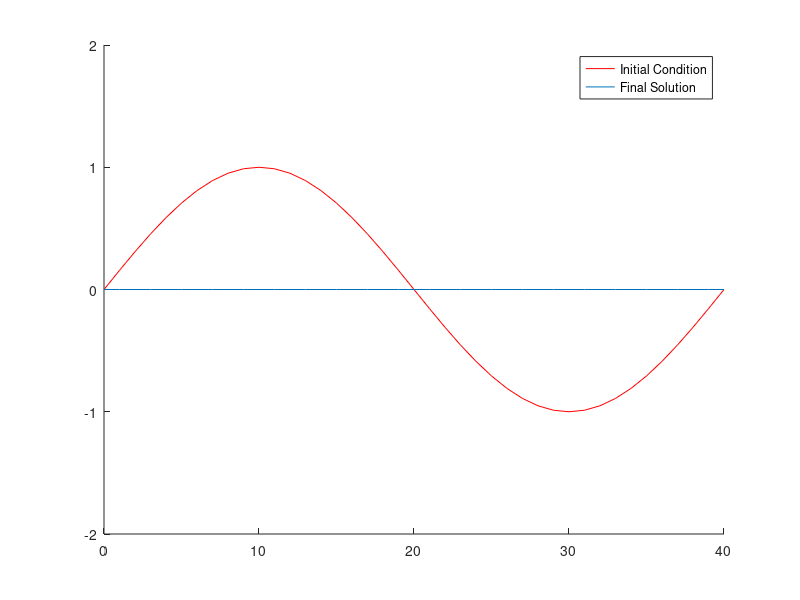
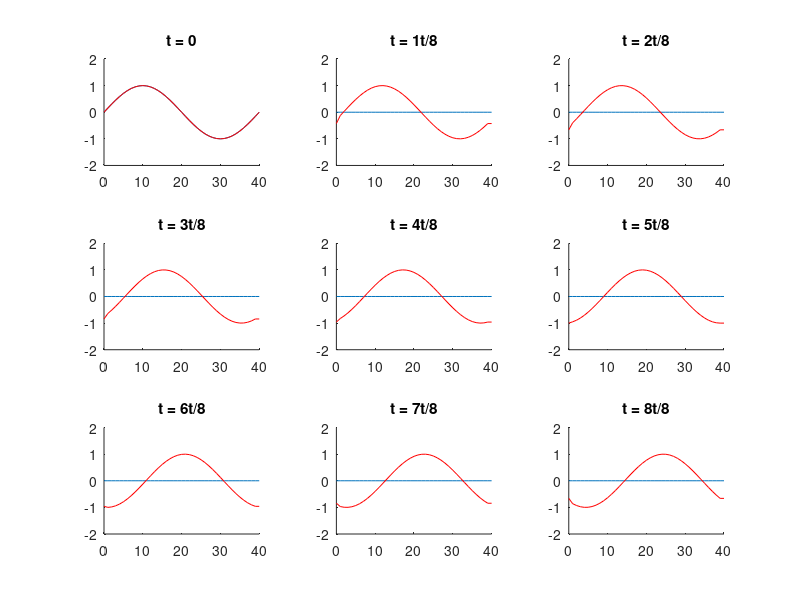

The MATLAB script that drew these images, in order: (Note: this script raises an error after producing the figures.)
%==================================================================================
%                              Advection equation
%==================================================================================
% This program solves the advection without forcing numerically. From the 
% reference, the advection equation is:
%         du/dt + c(du/dx) = 0
%
%----------------------------------------------------------------------------------
%
% @creator: Fuqing Zhang
% @updated: Michael Kevin Hernandez
% @version: 2.0.0
% @date   : 23 Sept. 2009 
%
%----------------------------------------------------------------------------------
% Version 2.0.0:
%   This version has the advection formula solved under the upstream in
%   space forward in time, Leap Frog, and Runge Kutta O(3) Schemes.  
% 
%==================================================================================

  clear all;         % clean up graphic and memory

%
%% Defintion of key parameters
% 
%% Compare the difference between these two schemes for dx=250, 2500 
%% and dt=50, 100, 200
%
  
  L = 100000;         % The length of the domain in meters
  T = 3600  ;         % Total integration time in seconds
  c = 10    ;         % Constant advection speed in m/s

  dx = 2500 ;         % Grid spacing in meters
  dt = 50 ;           % Time step in seconds
  cfl = c*dt/dx;      % Courant number, CFL criteria needs cfl < 1

  II = L/dx +1;       % Total grid points in x direction
  TT = T/dt +1;       % Total time steps of integration



%
%% Initialize the 2-D matrix of U with 0s
%

  U(TT, II)     = 0.;
  diff(TT,II)   = 0.;
  Ustar(TT,II)  = 0.;
  U2star(TT,II) = 0.;
  Usln(TT,II)   = 0.;
   
%
%% Define inititial conditions of U
%

 scheme = input('Type (1) Discretized, (2) Upstream, (3) Runge-Kutta, (4) Leap Frog = ');
    
  for i = 1:1:II 
      U(1, i)      = sin( 2*(i-1)*dx*pi/L );   % a sin wave with one full wavelength
      Ustar(1, i)  = sin( 2*(i-1)*dx*pi/L );
      U2star(1, i) = sin( 2*(i-1)*dx*pi/L );
  end
  

%
%% Periodic boundary condition is used which means U(t,0) = u(t, L) is true for all t
%
%% Discretize the PDE using forward in time and centered in space scheme; however,
%% this scheme is always unstable which means the wave amplitude will increase 
%% indefintely as time goes on even if cfl<1.
%


%
%% Numerical integration or prediction
%

  for t = 1:TT-1                                                     % start time integration
    for i = 2 : II-1                                                 % loop over grid points in space
      Usln(t+1,i) = sin( 2*((i-1)*dx-c*t*dt)*pi/L);  
      if (scheme == 1)
          U(t+1,i) = U(t,i) - (cfl/2) * ( U(t,i+1) - U(t,i-1)  );    % solving with the discretized equation
          diff(t+1,i) = sqrt((Usln(t+1,i)-U(t+1,i))^2);
      elseif (scheme == 2)
          U(t+1,i) = U(t,i) - (cfl)   * ( U(t,i)   - U(t,i-1)  );    %% Forward in time, upsrteam in space
          diff(t+1,i) = sqrt((Usln(t+1,i)-U(t+1,i))^2);
      elseif (scheme == 3)
          % Runge-Kutta O(3) from <http://cires.colorado.edu/science/groups/pielke/classes/at7500/wrfarw.pdf>
          % U*(t+1,i) = U(t,i) - (cfl/3) *(0.5*(U(t,i+1)+U(t,i))-0.5*(U(t,i-1)+U(t,i)))
          % U**(t+1,i)= U(t,i) - (cfl/2) *(0.5*(U*(t,i+1)+U*(t,i))-0.5*(U*(t,i-1)+U*(t,i)))
          % U(t+1,i)  = U(t,i) - (cfl)   *(0.5*(U**(t,i+1)+U*(t,i))-0.5**(U*(t,i-1)+U*(t,i)))
          Ustar(t+1,i) = U(t,i) - (cfl/3) *(0.5*(U(t,i+1)+U(t,i))-0.5*(U(t,i-1)+U(t,i)));         
          U2star(t+1,i)= U(t,i) - (cfl/2) *(0.5*(Ustar(t,i+1)+Ustar(t,i))-0.5*(Ustar(t,i-1)+Ustar(t,i)));
          U(t+1,i)     = U(t,i) - (cfl)   *(0.5*(U2star(t,i+1)+U2star(t,i))-0.5*(U2star(t,i-1)+U2star(t,i)));
          diff(t+1,i) = sqrt((Usln(t+1,i)-U(t+1,i))^2);
      else
      end
    end                                                              % end loop for space grid points

    if (scheme == 1)
      U(t+1,1) = U(t,1) - (cfl/2) * ( U(t,2)   - U(t,II-1) );        % with periodic B.C., U(t,2) is equivalent to U(t,II+1)
      U(t+1,II) = U(t+1, 1);                                         % apply periodic B.C. for the end point II;
    elseif (scheme == 2)
      U(t+1,1) =  U(t,1) - (cfl)  *  ( U(t,2)   - U(t,II-1) );       % with periodic B.C., U(t,2) is equivalent to U(t,II+1)
      U(t+1,II) = U(t+1, 1);                                         % apply periodic B.C. for the end point II;                                                                 %% Forward in time, upsrteam in space
    elseif (scheme == 3) 
      Ustar(t+1,1)  = U(t,i) - cfl/3*(0.5*(U(t,i+1)+U(t,i))-0.5*(U(t,i-1)+U(t,i)));        
      U2star(t+1,1) = U(t,i) - cfl/2*(0.5*(Ustar(t,i+1)+Ustar(t,i))-0.5*(Ustar(t,i-1)+Ustar(t,i)));
      U(t+1,1)      = U(t,i) - cfl*  (0.5*(U2star(t,i+1)+U2star(t,i))-0.5*(U2star(t,i-1)+U2star(t,i)));   
      Ustar(t+1,II) = U(t,i) - cfl/3*(0.5*(U(t,i+1)+U(t,i))-0.5*(U(t,i-1)+U(t,i)));   
      U2star(t+1,II)= U(t,i) - cfl/2*(0.5*(Ustar(t,i+1)+Ustar(t,i))-0.5*(Ustar(t,i-1)+Ustar(t,i)));
      U(t+1,II)     = U(t,i) - cfl*  (0.5*(U2star(t,i+1)+U2star(t,i))-0.5*(U2star(t,i-1)+U2star(t,i)));  
    else
    end
 
      Usln(t+1,1) = sin( 2*((i-1)*dx-c*t*dt)*pi/L);  
      Usln(t+1,II) = sin( 2*((i-1)*dx-c*t*dt)*pi/L);             % end loop for time integration
      diff(t+1,1) = sqrt((Usln(t+1,1)-U(t+1,1))^2);
      diff(t+1,II) = sqrt((Usln(t+1,II)-U(t+1,II))^2);
  end

if (scheme == 4)
U(1,i)   = sin( 2*(i-1)*dx*pi/L );                                %% IC to set the U(1,i)

  for t = 2:TT-1                                                  % start time integration
    for i = 2 : II-1                                              % loop over grid points in space
       U(t+1,i) = U(t-1,i) - (cfl) * ( U(t,i+1) - U(t,i-1)  );    %% Leap Frog
       diff(t+1,i) = sqrt((Usln(t+1,i)-U(t+1,i))^2);
    end

    
    U(t+1,1) = U(t-1,i) - (cfl) * ( U(t,i+1) - U(t,i-1)  );       % with periodic B.C., U(t,2) is equivalent to U(t,II+1)
    U(t+1,II) = U(t+1, 1);                                        % apply periodic B.C. for the end point II;
    diff(t+1,1) = sqrt((Usln(t+1,1)-U(t+1,1))^2);
    diff(t+1,II) = sqrt((Usln(t+1,II)-U(t+1,II))^2);
  end 
else
end
%
%% Plot the initial conditions and final solution of U on the same graphics
%

  figure(1);clf; axis([0  40  -2  2]); hold on;
                 plot( 0:1:II-1, U(1,:),'r' ); hold on;              % I.C.
                 plot( 0:1:II-1, U(TT,:)); hold on;                  % Final solution
                 legend ('Initial Condition','Final Solution');
                 if (scheme == 1)
                    title('Discretized Scheme');
                 elseif (scheme == 2)
                    title('Forward in Time & Upstream in Space Scheme');     
                 elseif (scheme == 3)
                    title('Runge-Kutta O(3) Scheme'); 
                 elseif (scheme == 4)
                    title('Leap Frog Scheme'); 
                 else
                 end

  PT = (TT-1)/8;                                                    % plot the solution at selected time steps with 
                                                                    % different panels

  figure(2);clf;
                 subplot(3,3,1); axis([0  40  -2  2]); hold on;
                 plot(0:1:II-1, U(0*PT+1,:)); hold on;       % 0   (I.C.)
                 plot(0:1:II-1, U(0*PT+1,:),'r'); title 't = 0';
                 subplot(3,3,2); axis([0  40  -2  2]); hold on;
                 plot(0:1:II-1, U(1*PT+1,:)); hold on;       % 1T/8  
                 plot(0:1:II-1, Usln(1*PT+1,:),'r'); title 't = 1t/8';
                 subplot(3,3,3); axis([0  40  -2  2]); hold on;
                 plot(0:1:II-1, U(2*PT+1,:)); hold on;       % 2T/8
                 plot(0:1:II-1, Usln(2*PT+1,:),'r');title 't = 2t/8';
                 subplot(3,3,4); axis([0  40  -2  2]); hold on;
                 plot(0:1:II-1, U(3*PT+1,:));  hold on;      % 3T/8
                 plot(0:1:II-1, Usln(3*PT+1,:),'r');title 't = 3t/8';
                 subplot(3,3,5); axis([0  40  -2  2]); hold on;
                 plot(0:1:II-1, U(4*PT+1,:)); hold on;       % 4T/8
                 plot(0:1:II-1, Usln(4*PT+1,:),'r');title 't = 4t/8';
                 subplot(3,3,6); axis([0  40  -2  2]); hold on;
                 plot(0:1:II-1, U(5*PT+1,:)); hold on;       % 5T/8
                 plot(0:1:II-1, Usln(5*PT+1,:),'r');title 't = 5t/8';
                 subplot(3,3,7); axis([0  40  -2  2]); hold on;
                 plot(0:1:II-1, U(6*PT+1,:)); hold on;       % 6T/8
                 plot(0:1:II-1, Usln(6*PT+1,:),'r');title 't = 6t/8';
                 subplot(3,3,8); axis([0  40  -2  2]); hold on;
                 plot(0:1:II-1, U(7*PT+1,:)); hold on;       % 7T/8
                 plot(0:1:II-1, Usln(7*PT+1,:),'r');title 't = 7t/8';
                 subplot(3,3,9); axis([0  40  -2  2]); hold on;
                 plot(0:1:II-1, U(8*PT+1,:)); hold on;       % 8T/8
                 plot(0:1:II-1, Usln(8*PT+1,:),'r');title 't = 8t/8';
                 legend ('Forecast','Truth',4);  
 
  figure(3);clf;
                 subplot(3,3,1); plot(0:1:II-1, diff(0*PT+1,:)); hold on;       % 0   (I.C.)
                 title 't = 0';
                 subplot(3,3,2); plot(0:1:II-1, diff(1*PT+1,:)); hold on;       % 1T/8  
                 title 't = 1t/8';
                 subplot(3,3,3); plot(0:1:II-1, diff(2*PT+1,:)); hold on;       % 2T/8
                 title 't = 2t/8';
                 subplot(3,3,4); plot(0:1:II-1, diff(3*PT+1,:));  hold on;      % 3T/8
                 title 't = 3t/8';
                 subplot(3,3,5); plot(0:1:II-1, diff(4*PT+1,:)); hold on;       % 4T/8
                 title 't = 4t/8';
                 subplot(3,3,6); plot(0:1:II-1, diff(5*PT+1,:)); hold on;       % 5T/8
                 title 't = 5t/8';
                 subplot(3,3,7); plot(0:1:II-1, diff(6*PT+1,:)); hold on;       % 6T/8
                 title 't = 6t/8';
                 subplot(3,3,8); plot(0:1:II-1, diff(7*PT+1,:)); hold on;       % 7T/8
                 title 't = 7t/8';
                 subplot(3,3,9); plot(0:1:II-1, diff(8*PT+1,:)); hold on;       % 8T/8
                 title 't = 8t/8';
                 legend ('RMS', 1); 

                 
%     (3) Calculate the root-mean-square difference between the numerical solution and analytical solution as a function of time and plotted in Figure 3.
